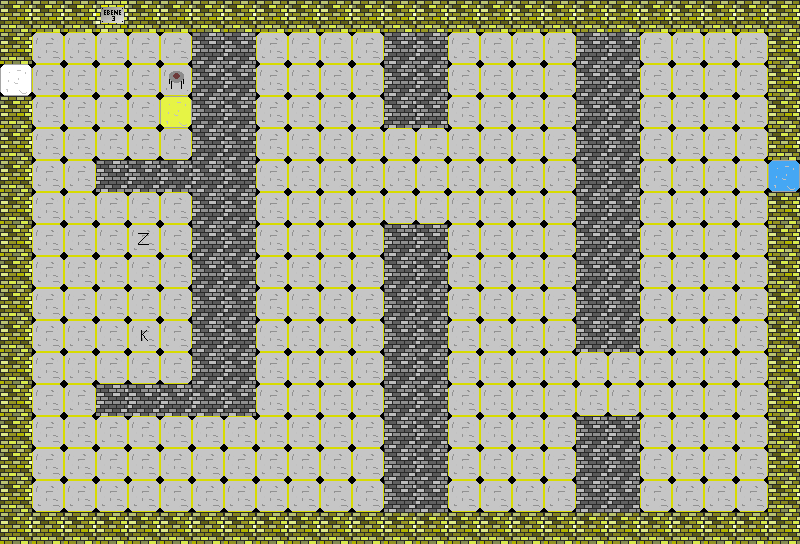

This game map was drawn from its Tiled (.tmx) file and the tilesets committed beside it. A one-line description and the trimmed map source follow:
An orthogonal 25x17 tile map with 32x32 px tiles, 1 tile layer (Kachelebene 1).

<map version="1.0" orientation="orthogonal" width="25" height="17" tilewidth="32" tileheight="32">
 <tileset firstgid="1" name="mapelemente1" tilewidth="32" tileheight="32">
  <image source="mapelemente1.png" width="320" height="320" />
 </tileset>
 <layer name="Kachelebene 1" width="25" height="17">
  <data>[425 cells, 425 non-empty, 10 distinct tile ids]</data>
 </layer>
</map>
